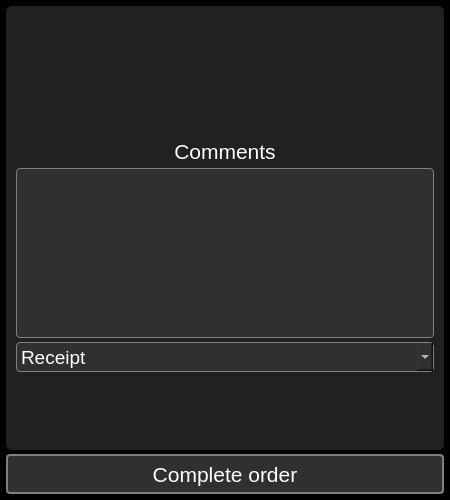
<?xml version="1.0" encoding="UTF-8"?>
<ui version="4.0">
 <class>FinishOrderDialog</class>
 <widget class="QDialog" name="FinishOrderDialog">
  <property name="geometry">
   <rect>
    <x>0</x>
    <y>0</y>
    <width>450</width>
    <height>500</height>
   </rect>
  </property>
  <property name="minimumSize">
   <size>
    <width>450</width>
    <height>500</height>
   </size>
  </property>
  <property name="maximumSize">
   <size>
    <width>450</width>
    <height>500</height>
   </size>
  </property>
  <property name="windowTitle">
   <string>Finish order</string>
  </property>
  <property name="windowIcon">
   <iconset resource="../../resources.qrc">
    <normaloff>:/PNG/IMG/order.png</normaloff>:/PNG/IMG/order.png</iconset>
  </property>
  <property name="styleSheet">
   <string notr="true">QMainWindow{
background-color: #000000;
}

QWidget{
background-color: #000000;
}

QGroupBox{
background-color: #212121;
border: none;
padding: 4px;
border-radius: 6px;
color: white;
}

QPushButton{
background-color: #303030;
border: 2px solid gray;
border-radius: 4px;
color: white;
}
QPushButton:hover{
border-color: white;
}

QLineEdit{
background-color: #303030;
border: 1px solid gray;
border-radius: 4px;
color: white;
}
QLineEdit:focus{
border-color: white;
}

QTextEdit{
background-color: #303030;
border: 1px solid gray;
border-radius: 4px;
color: white;
}
QTextEdit:focus{
border-color: white;
}

QLabel{
color: white;
background: transparent;
}

QRadioButton{
background: transparent;
color: white;
}

QListWidget{
background: transparent;
border: 1px solid gray;
border-radius: 6px;
padding: 6px;
}
QListWidget::item{
background-color: rgba(255,255,255,50);
border: none;
color: white;
border-radius: 6px;
padding: 6px;
margin-top: 6px;
}
QListWidget::item:hover{
background-color: rgba(255,255,255,100);
}

QCheckBox{
background: transparent;
color: white;
}
QCheckBox::indicator{
width:24px;
height: 24px;
border: 1px solid gray;
border-radius: 4px;
}
QCheckBox::indicator:hecked{
image: url(:/PNG/IMG/done.png);
}
QCheckBox::indicator:unchecked{
image: none;
}

QTabWidget::pane{
background: transparent;
border: none;
padding: 4px;
border-radius: 6px;
}
QTabBar::tab{
background-color: #303030;
border: 2px solid gray;
border-radius: 4px;
color: white;
padding-left: 6px;
padding-right: 6px;
padding-top: 3px;
padding-bottom: 3px;
margin-left: 2px;
}
QTabBar::tab:hover{
border-color: white;
}
QTabBar::tab:selected{
border-color: white;
}

QScrollBar:vertical {        
border: none;
width:14px;
background-color: #212121;
margin: 0px 0px 0px 0px;
padding-left: 6px;
}
QScrollBar::handle:vertical{
background: gray;
border-radius: 4px;
min-height: 20px;
}
QScrollBar::add-line:vertical {
background-color: #212121;
height: 0px;
subcontrol-position: bottom;
subcontrol-origin: margin;
}
QScrollBar::sub-line:vertical {
background-color: #212121;
height: 0 px;
subcontrol-position: top;
subcontrol-origin: margin;
}
QScrollBar::add-page:vertical{
background-color: #212121;
}
QScrollBar::sub-page:vertical{
background-color: #212121;
}

QScrollBar:horizontal {        
border: none;
height:14px;
background-color: #212121;
margin: 0px 0px 0px 0px;
padding-top: 6px;
}
QScrollBar::handle:horizontal{
background: gray;
border-radius: 4px;
min-width: 20px;
}
QScrollBar::add-line:horizontal {
background-color: #212121;
height: 0px;
subcontrol-position: bottom;
subcontrol-origin: margin;
}
QScrollBar::sub-line:horizontal {
background-color: #212121;
height: 0 px;
subcontrol-position: top;
subcontrol-origin: margin;
}
QScrollBar::add-page:horizontal{
background-color: #212121;
}
QScrollBar::sub-page:horizontal{
background-color: #212121;
}

QComboBox{
background-color: #303030;
border: 1px solid gray;
border-radius: 4px;
color: white;
}
QComboBox QAbstractItemView{
color: white;
background-color: black;
}

QTableView{
background-color: #212121;
border: 1px solid gray;
border-radius: 6px;
color: white;
}

QDoubleSpinBox{
background-color: #303030;
border: 1px solid gray;
border-radius: 4px;
color: white;
}</string>
  </property>
  <layout class="QGridLayout" name="gridLayout">
   <property name="leftMargin">
    <number>0</number>
   </property>
   <property name="topMargin">
    <number>0</number>
   </property>
   <property name="rightMargin">
    <number>0</number>
   </property>
   <property name="bottomMargin">
    <number>0</number>
   </property>
   <property name="spacing">
    <number>0</number>
   </property>
   <item row="0" column="0">
    <widget class="QStackedWidget" name="stackedWidget">
     <property name="currentIndex">
      <number>1</number>
     </property>
     <widget class="QWidget" name="page_1">
      <layout class="QGridLayout" name="gridLayout_2">
       <property name="leftMargin">
        <number>6</number>
       </property>
       <property name="topMargin">
        <number>6</number>
       </property>
       <property name="rightMargin">
        <number>6</number>
       </property>
       <property name="bottomMargin">
        <number>6</number>
       </property>
       <property name="spacing">
        <number>4</number>
       </property>
       <item row="0" column="0">
        <widget class="QGroupBox" name="groupBox">
         <property name="title">
          <string/>
         </property>
         <layout class="QGridLayout" name="gridLayout_3">
          <item row="1" column="0">
           <widget class="QLabel" name="label_pickup_code">
            <property name="font">
             <font>
              <pointsize>24</pointsize>
             </font>
            </property>
            <property name="text">
             <string>Pickup code</string>
            </property>
            <property name="alignment">
             <set>Qt::AlignCenter</set>
            </property>
           </widget>
          </item>
          <item row="3" column="0">
           <layout class="QGridLayout" name="gridLayout_5">
            <item row="0" column="0">
             <widget class="QPushButton" name="pushButton_confirm_pickup_code">
              <property name="minimumSize">
               <size>
                <width>0</width>
                <height>40</height>
               </size>
              </property>
              <property name="maximumSize">
               <size>
                <width>300</width>
                <height>16777215</height>
               </size>
              </property>
              <property name="font">
               <font>
                <pointsize>16</pointsize>
               </font>
              </property>
              <property name="focusPolicy">
               <enum>Qt::ClickFocus</enum>
              </property>
              <property name="text">
               <string>Confirm</string>
              </property>
              <property name="icon">
               <iconset resource="../../resources.qrc">
                <normaloff>:/PNG/IMG/done.png</normaloff>:/PNG/IMG/done.png</iconset>
              </property>
              <property name="iconSize">
               <size>
                <width>32</width>
                <height>32</height>
               </size>
              </property>
             </widget>
            </item>
           </layout>
          </item>
          <item row="2" column="0">
           <layout class="QGridLayout" name="gridLayout_4">
            <item row="0" column="0">
             <widget class="QLineEdit" name="lineEdit_pickup_code">
              <property name="minimumSize">
               <size>
                <width>0</width>
                <height>30</height>
               </size>
              </property>
              <property name="font">
               <font>
                <pointsize>14</pointsize>
               </font>
              </property>
              <property name="focusPolicy">
               <enum>Qt::ClickFocus</enum>
              </property>
              <property name="alignment">
               <set>Qt::AlignCenter</set>
              </property>
             </widget>
            </item>
           </layout>
          </item>
          <item row="0" column="0">
           <spacer name="verticalSpacer">
            <property name="orientation">
             <enum>Qt::Vertical</enum>
            </property>
            <property name="sizeHint" stdset="0">
             <size>
              <width>20</width>
              <height>40</height>
             </size>
            </property>
           </spacer>
          </item>
          <item row="4" column="0">
           <spacer name="verticalSpacer_2">
            <property name="orientation">
             <enum>Qt::Vertical</enum>
            </property>
            <property name="sizeHint" stdset="0">
             <size>
              <width>20</width>
              <height>40</height>
             </size>
            </property>
           </spacer>
          </item>
         </layout>
        </widget>
       </item>
      </layout>
     </widget>
     <widget class="QWidget" name="page_2">
      <layout class="QGridLayout" name="gridLayout_6">
       <property name="leftMargin">
        <number>6</number>
       </property>
       <property name="topMargin">
        <number>6</number>
       </property>
       <property name="rightMargin">
        <number>6</number>
       </property>
       <property name="bottomMargin">
        <number>6</number>
       </property>
       <property name="spacing">
        <number>4</number>
       </property>
       <item row="0" column="0">
        <widget class="QGroupBox" name="groupBox_2">
         <property name="title">
          <string/>
         </property>
         <layout class="QGridLayout" name="gridLayout_8">
          <property name="leftMargin">
           <number>6</number>
          </property>
          <property name="topMargin">
           <number>6</number>
          </property>
          <property name="rightMargin">
           <number>6</number>
          </property>
          <property name="bottomMargin">
           <number>6</number>
          </property>
          <property name="spacing">
           <number>4</number>
          </property>
          <item row="4" column="0" colspan="2">
           <widget class="QTextEdit" name="textEdit_remarks">
            <property name="font">
             <font>
              <pointsize>12</pointsize>
             </font>
            </property>
            <property name="focusPolicy">
             <enum>Qt::ClickFocus</enum>
            </property>
           </widget>
          </item>
          <item row="5" column="0" colspan="2">
           <widget class="QComboBox" name="comboBox_receipt_fv">
            <property name="minimumSize">
             <size>
              <width>0</width>
              <height>30</height>
             </size>
            </property>
            <property name="font">
             <font>
              <pointsize>14</pointsize>
             </font>
            </property>
            <property name="focusPolicy">
             <enum>Qt::ClickFocus</enum>
            </property>
            <item>
             <property name="text">
              <string>Receipt</string>
             </property>
            </item>
            <item>
             <property name="text">
              <string>Invoice</string>
             </property>
            </item>
           </widget>
          </item>
          <item row="3" column="0" colspan="2">
           <widget class="QLabel" name="label_remarks">
            <property name="sizePolicy">
             <sizepolicy hsizetype="Preferred" vsizetype="Maximum">
              <horstretch>0</horstretch>
              <verstretch>0</verstretch>
             </sizepolicy>
            </property>
            <property name="font">
             <font>
              <pointsize>16</pointsize>
              <bold>false</bold>
             </font>
            </property>
            <property name="text">
             <string>Comments</string>
            </property>
            <property name="alignment">
             <set>Qt::AlignCenter</set>
            </property>
           </widget>
          </item>
          <item row="6" column="0" colspan="2">
           <layout class="QGridLayout" name="gridLayout_7">
            <item row="0" column="0">
             <widget class="QLabel" name="label_bag">
              <property name="minimumSize">
               <size>
                <width>64</width>
                <height>64</height>
               </size>
              </property>
              <property name="maximumSize">
               <size>
                <width>64</width>
                <height>64</height>
               </size>
              </property>
              <property name="text">
               <string>&lt;html&gt;&lt;head/&gt;&lt;body&gt;&lt;p align=&quot;center&quot;&gt;&lt;img src=&quot;:/PNG/IMG/bag.png&quot; width=&quot;64&quot; height=&quot;64&quot;/&gt;&lt;/p&gt;&lt;/body&gt;&lt;/html&gt;</string>
              </property>
             </widget>
            </item>
            <item row="0" column="1">
             <widget class="QLabel" name="label_power_supply">
              <property name="minimumSize">
               <size>
                <width>64</width>
                <height>64</height>
               </size>
              </property>
              <property name="maximumSize">
               <size>
                <width>64</width>
                <height>64</height>
               </size>
              </property>
              <property name="text">
               <string>&lt;html&gt;&lt;head/&gt;&lt;body&gt;&lt;p align=&quot;center&quot;&gt;&lt;img src=&quot;:/PNG/IMG/power.png&quot; width=&quot;64&quot; height=&quot;64&quot;/&gt;&lt;/p&gt;&lt;/body&gt;&lt;/html&gt;</string>
              </property>
             </widget>
            </item>
            <item row="0" column="2">
             <widget class="QLabel" name="label_disk">
              <property name="minimumSize">
               <size>
                <width>64</width>
                <height>64</height>
               </size>
              </property>
              <property name="maximumSize">
               <size>
                <width>64</width>
                <height>64</height>
               </size>
              </property>
              <property name="text">
               <string>&lt;html&gt;&lt;head/&gt;&lt;body&gt;&lt;p align=&quot;center&quot;&gt;&lt;img src=&quot;:/PNG/IMG/disc.png&quot; width=&quot;64&quot; height=&quot;64&quot;/&gt;&lt;/p&gt;&lt;/body&gt;&lt;/html&gt;</string>
              </property>
             </widget>
            </item>
            <item row="0" column="3">
             <widget class="QLabel" name="label_cd_dvd">
              <property name="minimumSize">
               <size>
                <width>64</width>
                <height>64</height>
               </size>
              </property>
              <property name="maximumSize">
               <size>
                <width>64</width>
                <height>64</height>
               </size>
              </property>
              <property name="text">
               <string>&lt;html&gt;&lt;head/&gt;&lt;body&gt;&lt;p align=&quot;center&quot;&gt;&lt;img src=&quot;:/PNG/IMG/cd.png&quot; width=&quot;64&quot; height=&quot;64&quot;/&gt;&lt;/p&gt;&lt;/body&gt;&lt;/html&gt;</string>
              </property>
             </widget>
            </item>
           </layout>
          </item>
          <item row="0" column="0" colspan="2">
           <widget class="QLabel" name="label_order_number">
            <property name="sizePolicy">
             <sizepolicy hsizetype="Preferred" vsizetype="Maximum">
              <horstretch>0</horstretch>
              <verstretch>0</verstretch>
             </sizepolicy>
            </property>
            <property name="font">
             <font>
              <pointsize>24</pointsize>
              <bold>true</bold>
             </font>
            </property>
            <property name="styleSheet">
             <string notr="true">color: orange;</string>
            </property>
            <property name="text">
             <string/>
            </property>
            <property name="alignment">
             <set>Qt::AlignCenter</set>
            </property>
           </widget>
          </item>
          <item row="1" column="0" colspan="2">
           <widget class="QLabel" name="label_client">
            <property name="sizePolicy">
             <sizepolicy hsizetype="Preferred" vsizetype="Maximum">
              <horstretch>0</horstretch>
              <verstretch>0</verstretch>
             </sizepolicy>
            </property>
            <property name="font">
             <font>
              <pointsize>24</pointsize>
              <bold>true</bold>
             </font>
            </property>
            <property name="text">
             <string/>
            </property>
            <property name="alignment">
             <set>Qt::AlignCenter</set>
            </property>
           </widget>
          </item>
          <item row="2" column="0" colspan="2">
           <widget class="QLabel" name="label_computer">
            <property name="font">
             <font>
              <pointsize>24</pointsize>
              <bold>false</bold>
             </font>
            </property>
            <property name="text">
             <string/>
            </property>
            <property name="alignment">
             <set>Qt::AlignCenter</set>
            </property>
           </widget>
          </item>
         </layout>
        </widget>
       </item>
       <item row="1" column="0">
        <widget class="QPushButton" name="pushButton_finish_order">
         <property name="minimumSize">
          <size>
           <width>0</width>
           <height>40</height>
          </size>
         </property>
         <property name="font">
          <font>
           <pointsize>16</pointsize>
          </font>
         </property>
         <property name="focusPolicy">
          <enum>Qt::ClickFocus</enum>
         </property>
         <property name="text">
          <string>Complete order</string>
         </property>
         <property name="icon">
          <iconset resource="../../resources.qrc">
           <normaloff>:/PNG/IMG/done.png</normaloff>:/PNG/IMG/done.png</iconset>
         </property>
         <property name="iconSize">
          <size>
           <width>32</width>
           <height>32</height>
          </size>
         </property>
        </widget>
       </item>
      </layout>
     </widget>
    </widget>
   </item>
  </layout>
 </widget>
 <resources>
  <include location="../../resources.qrc"/>
 </resources>
 <connections/>
</ui>
